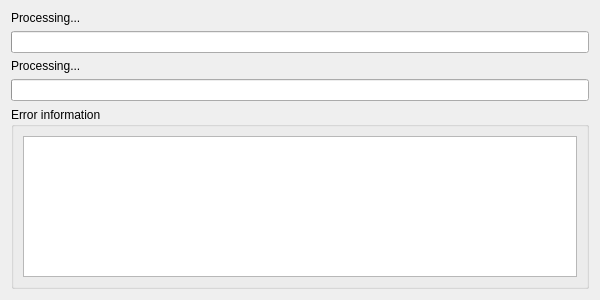
<?xml version="1.0" encoding="UTF-8"?>
<ui version="4.0">
 <class>ProgressStepDlg</class>
 <widget class="QDialog" name="ProgressStepDlg">
  <property name="windowModality">
   <enum>Qt::ApplicationModal</enum>
  </property>
  <property name="geometry">
   <rect>
    <x>0</x>
    <y>0</y>
    <width>600</width>
    <height>300</height>
   </rect>
  </property>
  <property name="windowTitle">
   <string>Please Waiting ...</string>
  </property>
  <layout class="QVBoxLayout" name="verticalLayout_2">
   <item>
    <widget class="QLabel" name="progressTxt">
     <property name="text">
      <string>Processing...</string>
     </property>
    </widget>
   </item>
   <item>
    <widget class="QProgressBar" name="progressBar"/>
   </item>
   <item>
    <widget class="QLabel" name="progressSetpTxt">
     <property name="text">
      <string>Processing...</string>
     </property>
    </widget>
   </item>
   <item>
    <widget class="QProgressBar" name="progressStepBar"/>
   </item>
   <item>
    <widget class="QGroupBox" name="groupBox">
     <property name="title">
      <string>Error information</string>
     </property>
     <layout class="QVBoxLayout" name="verticalLayout">
      <item>
       <widget class="QPlainTextEdit" name="errinfoEdit">
        <property name="readOnly">
         <bool>true</bool>
        </property>
       </widget>
      </item>
     </layout>
    </widget>
   </item>
  </layout>
 </widget>
 <resources/>
 <connections/>
</ui>
